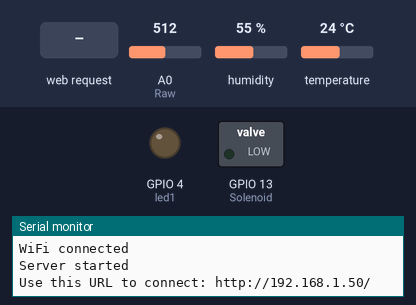
The sketch below on a simulated ESP8266 (NodeMCU). Parts: switched loads named in the sketch (green lamp = pin HIGH), output pins drawn as LEDs (lit = HIGH), the last lines printed to the serial monitor. The inputs (shaded band) are chosen by the test bench; at power-on: A0 (Raw) = 512, humidity 55 %, temperature 24 °C. WiFi joins after 1.5 s; servers stay silent unless stated.

Above: at 2.7 s.
2.8 s: HTTP request GET /Solenoid=ON received
At 3.3 s:
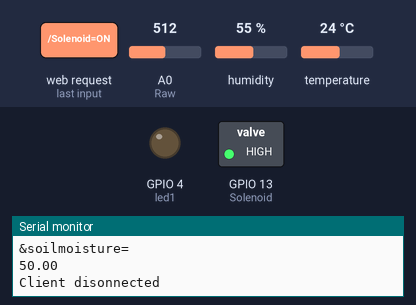
4.3 s: HTTP request GET /led1=ON received
At 4.9 s:
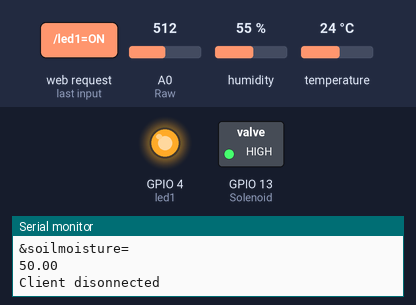
5.8 s: HTTP request GET /Up=ON received
At 6.8 s:
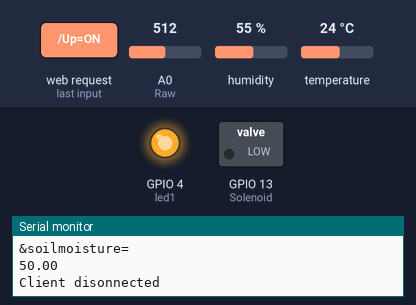
Timing chart, 0 to 8.8 s (numbered marks = the images above; inputs shaded):
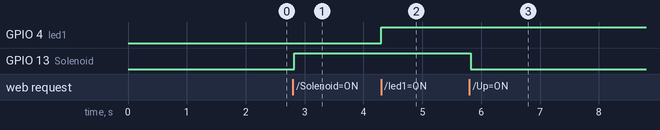

The sketch:

AutoConnect.ino
```cpp
#include <ESP8266WiFi.h>
//needed for library
#include <DNSServer.h>
#include <ESP8266WebServer.h>
#include <WiFiManager.h>
 #include "DHT.h"        // DHT11 temperature and humidity sensor Predefined library

#define DHTTYPE DHT11   // DHT 11
#define dht_dpin 0      //GPIO-0 D3 pin of nodemcu
int Raw       = A0;      //Analog channel A0 as used to measure temperature
int threshold = 16;      //Nodemcu digital pin water sensor read-GPIO16---D0 of NodeMCU
int Solenoid = 13;       // GPIO13---D7 of NodeMCU--Motor connection
int led1 =4;			//GPIO4-----D2 OF NODEMCU LED CONNECTION

DHT dht(dht_dpin, DHTTYPE);
WiFiServer server(80);

void setup() {
    dht.begin();
    Serial.begin(115200);

    WiFiManager wifiManager;
    wifiManager.autoConnect("AutoConnectAP");
  delay(10);
  pinMode(threshold,INPUT_PULLUP); //Pin#13 as output-Activate pullup at pin 13
  pinMode(Solenoid, OUTPUT);       //D7 as output
  digitalWrite(Solenoid, LOW);     //Deactivate Solenoid
  pinMode(led1,OUTPUT);
  digitalWrite(led1,LOW);
  // Connect to WiFi network
  Serial.println();
  Serial.print("Connecting to ");


 while (WiFi.status() != WL_CONNECTED) {
    delay(500);
    Serial.print(".");
  }
  Serial.println("");
  Serial.println("WiFi connected");

  // Start the server
  server.begin();
  Serial.println("Server started");

  // Print the IP address on serial monitor
  Serial.print("Use this URL to connect: ");
  Serial.print("http://");    //URL IP to be typed in mobile/desktop browser
  Serial.print(WiFi.localIP());
  Serial.println("/");
}


void loop() {
    // put your main code here, to run repeatedly:
     // Check if a client has connected
  WiFiClient client = server.available();
  if (!client) {
    return;
  }
  // Wait until the client sends some data
  Serial.println("new client");
  while(!client.available()){
    delay(1);
  }
  // Read the first line of the request
  String request = client.readStringUntil('\r');
  Serial.println(request);
  client.flush();

 float h =0.0;  //Humidity level
 float t =0.0;  //Temperature in celcius
 float f =0.0;  //Temperature in fahrenheit
 float percentage = 0.0; // Calculating percentage of moisture
 float reading    = 0.0; //Analog channel moisture read

 t = dht.readTemperature(); // Gets the values of the temperature
  h = dht.readHumidity();
  f = (h * 1.8) + 32;
 	reading = analogRead(Raw); //Analog pin reading output voltage by water moisture rain sensor
     percentage = (reading/1024) * 100;

  // Match the request
  int valuess = LOW;
  if (request.indexOf("/Up=ON") != -1)  {
     h = dht.readHumidity();    //Read humidity level
     t = dht.readTemperature(); //Read temperature in celcius
     f = (h * 1.8) + 32;        //Temperature converted to Fahrenheit
     reading = analogRead(Raw); //Analog pin reading output voltage by water moisture rain sensor
     percentage = (reading/1024) * 100;   //Converting the raw value in percentage

    if (percentage>=70){  // If less mositure in soil start the motor otherwise stop
    digitalWrite(Solenoid, HIGH);
    valuess = HIGH;
    }
    else {
    digitalWrite(Solenoid, LOW);
    valuess = LOW;
    }

  }

  if (request.indexOf("/Solenoid=ON") != -1)  {   //Motor ON
    digitalWrite(Solenoid, HIGH);
    valuess = HIGH;
  }
  if (request.indexOf("/Solenoid=OFF") != -1)  {  //Motor OFF
    digitalWrite(Solenoid, LOW);
    valuess = LOW;
  }
  if (request.indexOf("/led1=ON") != -1)  {   //Motor ON
    digitalWrite(led1, HIGH);

  }
  if (request.indexOf("/led1=OFF") != -1)  {  //Motor OFF
    digitalWrite(led1, LOW);

  }


  // Return the response
  Serial.println("connected");
    // Make a HTTP request:
  Serial.print("GET /testcode/dht.php?humidity=");
  client.print("GET /testcode/dht.php?humidity=");     //YOUR URL
  Serial.println(h);
  client.print(h);
  client.print("&temperature=");
  Serial.println("&temperature=");
  client.print(t);
  Serial.println(t);
  client.print("&soilmoisture=");
  Serial.println("&soilmoisture=");
  client.print(percentage);
  Serial.println(percentage);
  client.print(" ");
  client.println("HTTP/1.1 200 OK");
  client.println("Connection: close");
  client.println("Refresh: 5");
  client.println("Content-Type: text/html");
  client.println(""); //  do not forget this one
  client.println("<!DOCTYPE HTML>");
  client.println("<html>");
  client.println("<h1 align=center>Smart farming</h1><br><br>");
  client.println("<center>");
  client.print("<b>Temperature in Celsius =</b>");
  client.println(t);
  client.println("<br><br>");
  client.print("<b>Temperature in Fahrenheit =</b>");
  client.println(f);
  client.println("<br><br>");
  client.print("<b>Humidity =<b>");
  client.println(h);
  client.print(" %");
  client.println("<br><br>");
  client.println();
  client.print("<b>Moisture Level Percentage =<b>");
  client.print(percentage);
  client.print("%");
 client.println("<br>");
//  if(digitalRead(threshold)==HIGH){ // Read digital output of soil sensor
 // client.println("Threshold Reached = Rain detected / Moisture exceeded / Water detected");
 // }

  client.println("<br><br>");
  if( valuess== HIGH)
  	client.print("Motor/Pump at Halt");
   else
     client.println("Motor/Pump Operational");

  client.println("<br><br>");
  client.println("<a href=\"/Up=ON\"\"><button>Update = Temperature  Humidity Moisture Values</button></a><br><br />");
  client.println("<a href=\"/Solenoid=ON\"\"><button>Motor Pump Off </button></a>");
  client.println("<a href=\"/Solenoid=OFF\"\"><button>Motor Pump On </button></a><br />");
  client.println("<br>");
  client.println("led button");
  client.println("<a href=\"/led1=ON\"\"><button>led Off </button></a>");
  client.println("<a href=\"/led1=OFF\"\"><button>led On </button></a><br />");
  client.println("</center>");
  client.println("</html>");
  delay(10);
  Serial.println("Client disonnected");
  Serial.println("");
}

   
```

Measured:
- after the input at 2.8 s, GPIO 13 (Solenoid): LOW → HIGH at once
- after the input at 4.3 s, GPIO 4 (led1): LOW → HIGH at once
- after the input at 5.8 s, GPIO 13 (Solenoid): HIGH → LOW at once
